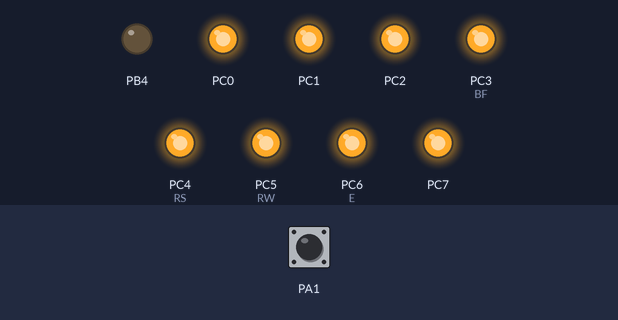
Simulated run of this program. Board: ATmega16, built with avr-gcc and emulated at 8 MHz. On the bench: output pins drawn as LEDs (lit = HIGH). Inputs (shaded band) come from the test bench; at power-on: PA1 HIGH. What the program prints to the serial monitor is not drawn.

Above: at 0.1 s.
At 1.8 s:
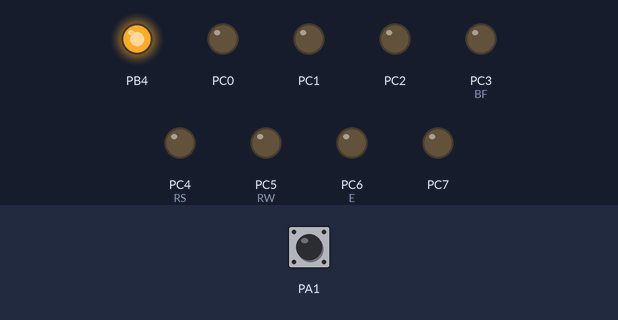
1.9 s: PA1 pulled LOW for 0.15 s
At 2.07 s:
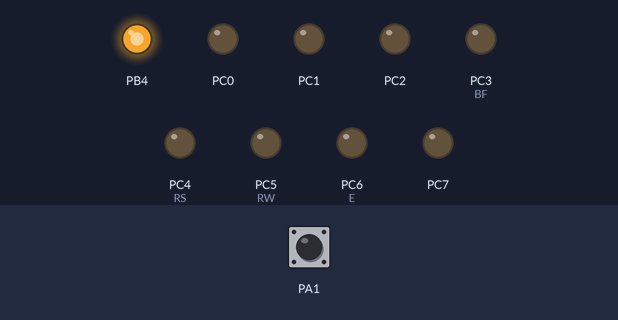
Timing chart, 0 to 4.9 s (numbered marks = the images above; inputs shaded):
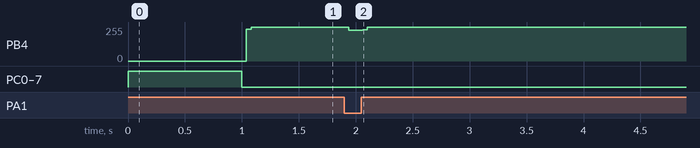

Measured:
- after the input at 1.9 s, PB4: 255/255 → 229/255 at once, → 255/255 0.12 s later

The program:

main.c
```c
/*
 * PrimerParcial.c
 *
 * Created: 01/03/2022 09:13:45 a. m.
 * Author : jmcsu
 */

#define F_CPU 8000000
#define BAUD 9600
#define MYUBRR F_CPU/16/BAUD-1
#define INT2_vect _VECTOR(18)
#define ADC_INT _VECTOR(14)
#define INT0_vect _VECTOR(19)
#define PORTTECLADO PORTC
#define PINTECLADO PINC
#define DDRTECLADO DDRC
#define PORTLCD PORTC
#define PINLCD PINC
#define DDRLCD DDRC
#define RS 4
#define RW 5
#define E 6
#define BF 3
#define LCD_Cmd_Clear 0b00000001 //limpiar lcd
#define LCD_Cmd_Home 0b00000010 // puntero al inicio
#define LCD_Cmd_Func2Lin 0b00101000 // init 4 bits 2 lineas
#define LCD_Cmd_Off	0b00001000 // apagar lcd
#define LCD_Cmd_ModeDnS	 0b00000110		// entry mode (ir hacia la derecha, y no recorrer caracteres )
#define LCD_Cmd_OnsCsB	0b00001100 // prender lcd (no mostrar cursor)
#define LCD_blink_cursor 0b00001111 // mostrar cursor parpadeante y lcd;
#define TIMER0_COMP_vect _VECTOR(19)

#include <avr/io.h>
#include <util/delay.h>
#include <stdint.h>
#include <avr/interrupt.h>

uint8_t cero_en_bit(volatile uint8_t *LUGAR, uint8_t BIT){
	return (!(*LUGAR&(1<<BIT)));
}

uint8_t uno_en_bit(volatile uint8_t *LUGAR, uint8_t BIT){
	return (*LUGAR&(1<<BIT));
}
void saca_uno(volatile uint8_t *LUGAR, uint8_t BIT){
	*LUGAR=*LUGAR|(1<<BIT);
}

void saca_cero(volatile uint8_t *LUGAR, uint8_t BIT){
	*LUGAR=*LUGAR&~(1<<BIT);
}

// Empieza mi codigo xd

void busy_flag(void){
	DDRLCD &= 0b11110000; // Setupear como Entrada los puertos DB7... DB0;
	saca_cero(&PORTLCD, RS); // instruccion
	saca_uno(&PORTLCD, RW); // Lectura
	while(1){ // mientras que el flag del bus sea 0
		saca_uno(&PORTLCD, E); // enable
		_delay_ms(10);
		saca_cero(&PORTLCD, E); // disable
		if(uno_en_bit(&PINLCD, BF)) {break;}
		_delay_us(10);
		saca_uno(&PORTLCD, E); // enable
		_delay_ms(10);
		saca_cero(&PORTLCD, E); // disable
		_delay_us(10);
	}
	_delay_us(10);
	saca_uno(&PORTLCD, E); // enable
	_delay_ms(10);
	saca_cero(&PORTLCD, E); // disable
	_delay_us(10);
	// listo
	saca_cero(&PORTLCD, RS); // instruccion
	saca_cero(&PORTLCD, RW); // Escribit;
	// setupear puertos para escribir
	DDRLCD |= (15 >> 0);
}

void LCD_CMD_4BIT(uint8_t x){
	PORTLCD = x;

	saca_cero(&PORTLCD, RS); // instruccion
	saca_cero(&PORTLCD, RW); // Escribir
	saca_uno(&PORTLCD, E); // Enable
	_delay_ms(10);
	saca_cero(&PORTLCD, E); // disable
	busy_flag();
}

void LCD_CMD_8BIT(uint8_t x){
	PORTLCD = (x >> 4);
	saca_cero(&PORTLCD, RS); // instruccion
	saca_cero(&PORTLCD, RW); // Escribir
	saca_uno(&PORTLCD, E); // Enable
	_delay_ms(10);
	saca_cero(&PORTLCD, E); // disable

	PORTLCD = 0b00001111&x;
	saca_cero(&PORTLCD, RS); // instruccion
	saca_cero(&PORTLCD, RW); // Escribir
	saca_uno(&PORTLCD, E); // Enable
	_delay_ms(10);
	saca_cero(&PORTLCD, E); // disable

	busy_flag();
}
uint8_t cc = 0;
void LCD_DATO_8bit(uint8_t x){
	    cc++;
		PORTLCD = (x >> 4);
		saca_uno(&PORTLCD, RS); // dato
		saca_cero(&PORTLCD, RW); // Escribir
		saca_uno(&PORTLCD, E); // Enable
		_delay_ms(10);
		saca_cero(&PORTLCD, E); // disable

		PORTLCD = 0b00001111&x;
		saca_uno(&PORTLCD, RS); // dato
		saca_cero(&PORTLCD, RW); // Escribir
		saca_uno(&PORTLCD, E); // Enable
		_delay_ms(10);
		saca_cero(&PORTLCD, E); // disable

		busy_flag();
}

void LCD_WR_string(volatile char *s){
	char c;


	while((c=*s++)){
		if(cc == 36) return;
		if(c == '\n'){
			LCD_CMD_8BIT(0b11000000);
			cc = 16;
			continue;
		}else if(cc == 16){
			LCD_CMD_8BIT(0b11000000);
		}
		LCD_DATO_8bit(c);

	}
}

void inicializacion_lcd(){
	DDRLCD |= (15 >> 0);
	DDRLCD |= (1 << RS) | (1 << RW) | (1 << E); // setupear como salida los puertos
	// inicializar el lcd obligatorio
	_delay_ms(16);
	LCD_CMD_4BIT(0b00000011);
	_delay_ms(4.2);
	LCD_CMD_4BIT(0b00000011);
	_delay_us(100);
	LCD_CMD_4BIT(0b00000011);
	_delay_us(100);
	LCD_CMD_4BIT(0b00000010);
	_delay_us(100);
	//Full LCD INIT
	LCD_CMD_8BIT(LCD_Cmd_Func2Lin); //4 Bits, n?mero de l?neas y tipo de letra
	LCD_CMD_8BIT(LCD_Cmd_Off); //apaga el display
	LCD_CMD_8BIT(LCD_Cmd_Clear); //limpia el display
	LCD_CMD_8BIT(LCD_Cmd_ModeDnS); //Entry mode set ID S
	LCD_CMD_8BIT(LCD_Cmd_OnsCsB); //Enciende el display

}

void LCD_numero(uint8_t x){
	uint8_t mien = x%10;
	x /= 10;
	if(x > 0) LCD_numero(x);
	LCD_DATO_8bit(mien + '0');
}

int8_t input(int8_t i, int8_t j){
	switch(i){
		case 0:
		switch(j){
			case 4:
			//on
			return 11;
			break;
			case 5:
			// uno
			return 1;
			break;
			case 6:
			// 4
			return 4;
			break;
			case 7:
			// 7
			return 7;
			break;
		}
		break;
		case 1:
		switch(j){
			case 4:
			//cero
			return 0;
			break;
			case 5:
			// 2
			return 2;
			break;
			case 6:
			// 5
			return 5;
			break;
			case 7:
			// 8
			return 8;
			break;
		}
		break;
		case 2:
		switch(j){
			case 4:
			//igual
			return 11;
			break;
			case 5:
			// 3
			return 3;
			break;
			case 6:
			// 6
			return 6;
			break;
			case 7:
			// 9
			return 9;
			break;
		}
		break;
		case 3:
		switch(j){
			case 4:
			//+
			return 11;
			break;
			case 5:
			// -
			return 11;
			break;
			case 6:
			// por
			return 11;
			break;
			case 7:
			// entre
			return 11;
			break;
		}
		break;
	}
	return 12;
}

int8_t teclado(){

	PORTTECLADO = 0b11110000;
	while((~PINTECLADO)&(1<<4) || (~PINTECLADO)&(1<<5) || (~PINTECLADO)&(1<<6) || (~PINTECLADO)&(1<<7) ) {}

	while(1){
		PORTTECLADO = 0b11111111;
		for(int8_t i = 0; i < 4; i++){
			PORTTECLADO = ~((~PORTTECLADO)|(1<<i));
			for(int8_t j = 4; j < 8; j++){
				if((~PINTECLADO)&(1<<j)){
					_delay_ms(50);
					return input(i, j);

					while((~PINTECLADO)&(1<<j)) {}

				}
			}
			PORTTECLADO = PORTTECLADO|(1<<i);
		}
	}
}

void clear_home_counter(void){
	LCD_CMD_8BIT(LCD_Cmd_Clear);
	LCD_CMD_8BIT(0b10000000);
	cc = 0;
}

void EEPROM_WRITE(uint16_t dir, uint8_t dat){
	while (uno_en_bit(&EECR, EEWE));
	EEAR = dir;
	EEDR = dat;
	//cli(); //Comentar si no utilizamos interrupcioes
	EECR |= (1<<EEMWE);
	EECR |= (1<<EEWE);
	//sei();
}

uint8_t EEPROM_READ(uint16_t dir){
	while (uno_en_bit(&EECR, EEWE));
	EEAR = dir;
	EECR |= (1<<EERE);
	return EEDR;
}


ISR(_VECTOR(19)){
	//timer overflow comp
}
volatile int estado, lugar;
ISR(_VECTOR(14)){ //adc overflow

	if(estado == 0){
		uint8_t lectura = ADCH;
		EEPROM_WRITE(lugar,lectura);
		lugar++;
	}
	if(lugar == 512){
		TCCR0 = 0;
		clear_home_counter();
		LCD_WR_string("EEPROM LLENO");
	}
}


void USART_Init (uint8_t ubrr)
{
	DDRD |= (1<<1);        //TX de salida (D1) y RX de entrada (D0)
	UBRRH = (uint8_t) (ubrr>>8);
	UBRRL = (uint8_t) (ubrr);
	UCSRB = (1<<RXEN)|(1<<TXEN)|(1<<RXCIE);
	//habilit Erecepción, transmisión e interrupción de la recepción
	UCSRC = (1<<URSEL)|(1<<UCSZ1)|(1<<UCSZ0)|(0<<USBS);
	//paquetes de 8 bits, con 1 bits de parada, sin paridad
}
void SendByte( char data ){
	while ( !( UCSRA &(1 << UDRE)) );
	UDR = data;
}
volatile char cereal;
volatile int8_t listo_serial;
ISR(USART_RXC_vect)
{

	uint8_t dato = UDR;
	cereal = dato;
	listo_serial = 1;
}

uint16_t lectura_adc(){
	saca_uno(&ADCSRA, ADSC);
	while(uno_en_bit(&ADCSRA, ADSC)){
	}
	uint16_t a2 = ADCH;

	double unidad_adc = 0.01960784;
	if(a2 < 255) a2++;
	a2 = (double) a2 * unidad_adc;
	return a2;

}


void SPI_INIT_MASTER(){
	SPCR = 0;
	// MOSI, SCK como salidas, MISO como entrada
	DDRB = (1<<5) | (1<<7) | (1 << 4) ; // MOSI 5  SCK 7  MISO 6  SS 4
	// Configurar SPCR, si hiciera falta también SPSR (para interrupciones o velocidad).
	SPCR = (1 << SPE) | (1 << MSTR) | (1<< SPR1) | (1<< SPR0); // Enable, Master, 128 Fosc
	// Lectura de DRDYVB
	DDRA = 0;
	PORTA = 0b11111111;
	PORTB |= (1<<4);
}

uint8_t SPI_TRANSMIT(uint8_t data){
	// SS = 0;
	PORTB &= ~(1<<4);
	// Escribir el dato en SPDR
	SPDR = data;
	// Esperar hasta que el bit SPIF se tenga un 1 (para garantizar que termin Ela transmisión)
	while( !( SPSR &  (1<<SPIF)) ){}
	// Regresar el bit del esclavo a 1.
	PORTB |= (1<<4);
	return SPDR;
}

uint8_t Instruction_Write(uint8_t dir, uint8_t data){
	// SS = 1;
	dir &= ~(1<<7);
	PORTB &= ~(1<<4);
	SPDR = dir;
	while( !( SPSR &  (1<<SPIF)) ){}
	SPDR = data;
	while( !( SPSR &  (1<<SPIF)) ){}
	// ss
	PORTB |= (1<<4);
	return SPDR;
}
uint8_t read[6];


uint8_t ReadChannel(uint8_t dir){
	PORTB &= ~(1<<4);
	dir |= 0x80;
	char buffer;
	SPDR = dir;
	while( !( SPSR &  (1<<SPIF)) ) {}
	buffer = SPDR;
	SPDR = 0;
	while( !( SPSR &  (1<<SPIF)) ) { }
	uint8_t ans = SPDR;

	PORTB |= (1<<4);
	return ans;
}

void ReadChip(uint8_t* read){
	read[0] = ReadChannel(0x30); // status channels y alarmb
	read[1] = ReadChannel(0x1A); // info channel1
	read[2] = ReadChannel(0x19); // alarm status
	read[3] = ReadChannel(0x37);
	read[4] = ReadChannel(0x38);
	read[5] = ReadChannel(0x39);
	return;
}

void InicializarChip(){
	//Instruction_Write(0x01, 0x40);
	Instruction_Write(0x01, 0x11); // Conectar 2 Positivo, 1 Negativo en Channel1
	Instruction_Write(0x0A, 0x03); // Agrega inpuits a nodo comun
	Instruction_Write(0x0C, 0x03); // input 3 como Right legh drive
	Instruction_Write(0x13,0x09);  // high frequenciy and res
	Instruction_Write(0x12, 0x04); // Start Clock
	Instruction_Write(0x14, 0x36);	// Shutdown channel 2 ybchannel 3 (ADC y AmP)
	Instruction_Write(0x21, 0x08);  // Decimation Rate r2
	Instruction_Write(0x22, 0x80); // Decimation Rate ch1
	Instruction_Write(0x27, 0x08); // DRDY activado con channel1 (active_low)
	Instruction_Write(0x2F, 0x10); // Modo Loopback de lectura
	Instruction_Write(0x00, 0x01); // Emp[ezar
}
void PrennderLed(){
	PORTC = 0xFF;
	_delay_ms(500);
	PORTC = 0;
	_delay_ms(500);
}

int main(void)
{

	DDRC = 0xFF;
	PORTC = 0xFF;
	_delay_ms(1000);
	PORTC = 0;
	DDRA = 0;
	PORTA = 0xFF;
	sei();
	USART_Init(MYUBRR);
	SPI_INIT_MASTER();
	InicializarChip();


	read[0] = read[1] = read[2] = 0;

	while(1){
		_delay_ms(10);
		while((PINA & (1<<1))) {}
		ReadChip(read);
		SendByte(read[3]);
		SendByte(read[4]);
		SendByte(read[5]);
		SendByte('\n');
	}


	// no quitar xd
}
```
